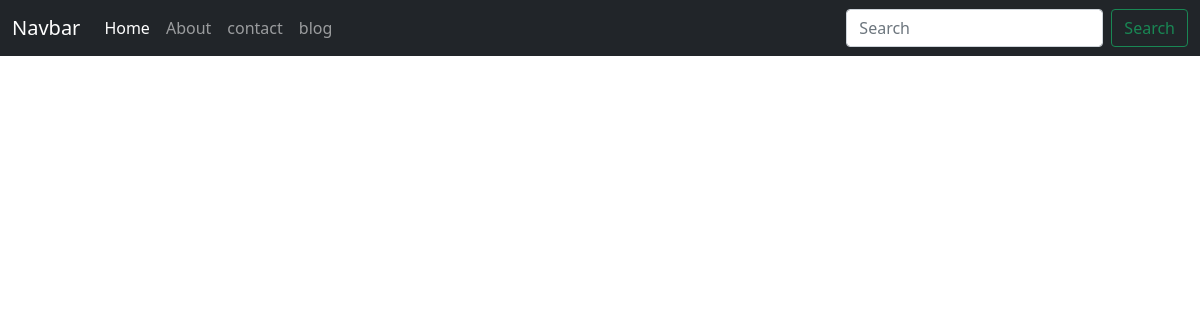
/blog/, run on an earlier commit of the app's database.
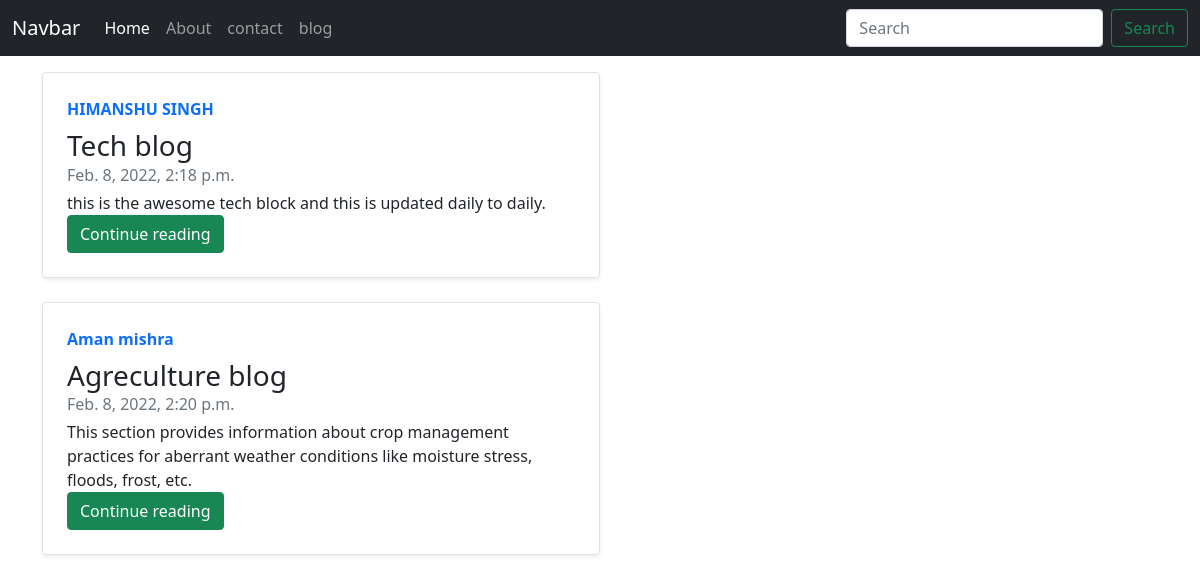
And on a later commit of the database.
### blogApp/models.py (models this page shows, shortened)
class Post(models.Model):
    SNo=models.AutoField(primary_key=True)
    title=models.CharField(max_length=150)
    content=models.TextField()
    author=models.CharField(max_length=50)
    slug=models.CharField(max_length=150)
    Timestamp=models.DateTimeField(blank=True)

### blogApp/views.py (the view)
# urls.py: path('',views.bloghome ,name='bloghome'),
def bloghome(request):
    allpost=Post.objects.all()
    context={'allpost':allpost}
    return render(request,'blog/bloghome.html',context)

### templates/blog/bloghome.html (shortened to what this page needs)
{% extends 'base.html' %}
{% block body %}
<div class="container my-3">
  {% for post  in allpost  %}
<div class="col-md-6">
    <div class="row g-0 border rounded overflow-hidden flex-md-row mb-4 shadow-sm h-md-250 position-relative">
      <div class="col p-4 d-flex flex-column position-static">
        <strong class="d-inline-block mb-2 text-primary">{{post.author}}</strong>
        <h3 class="mb-0">{{post.title}}</h3>
        <div class="mb-1 text-muted">{{post.Timestamp}}</div>
        <p class="card-text mb-auto">{{post.content}}</p>
       <div> <a href="/blog/{{post.slug}}" role="button" class="btn btn-success">Continue reading</a></div>
      </div>
    </div>
  </div>
  {% endfor %}
</div>
{% endblock body %}

### templates/base.html (shortened to what this page needs)
<!doctype html>
<html lang="en">
  <head>
    <link href="https://cdn.jsdelivr.net/npm/bootstrap@5.0.2/dist/css/bootstrap.min.css" rel="stylesheet">
  </head>
  <body>
    <nav class="navbar navbar-expand-lg navbar-dark bg-dark">
        <div class="container-fluid">
          <a class="navbar-brand" href="/">Navbar</a>
          <div class="collapse navbar-collapse" id="navbarSupportedContent">
            <ul class="navbar-nav me-auto mb-2 mb-lg-0">
              <li class="nav-item">
                <a class="nav-link active" aria-current="page" href="/">Home</a>
              </li>
              <li class="nav-item">
                <a class="nav-link" href="/about">About</a>
              </li>
              <li class="nav-item">
                <a class="nav-link" href="/contact">contact</a>
              </li>
              <li class="nav-item">
                <a class="nav-link" href="/blog">blog</a>
              </li>
            </ul>
            <form class="d-flex">
              <input class="form-control me-2" type="search" placeholder="Search" aria-label="Search">
              <button class="btn btn-outline-success" type="submit">Search</button>
            </form>
          </div>
        </div>
      </nav>
      {% block body %}
      {% endblock body %}
  </body>
</html>

What changed in the data, as far as the page shows it:
added Post: author "HIMANSHU SINGH", title "Tech blog", Timestamp "Feb. 8, 2022, 2:18 p.m.", content "this is the awesome tech block and this is updated daily to daily."
added Post: author "Aman mishra", title "Agreculture blog", Timestamp "Feb. 8, 2022, 2:20 p.m.", content "This section provides information about crop management practices for aberrant weather conditions like moisture stress, floods, frost, etc."
